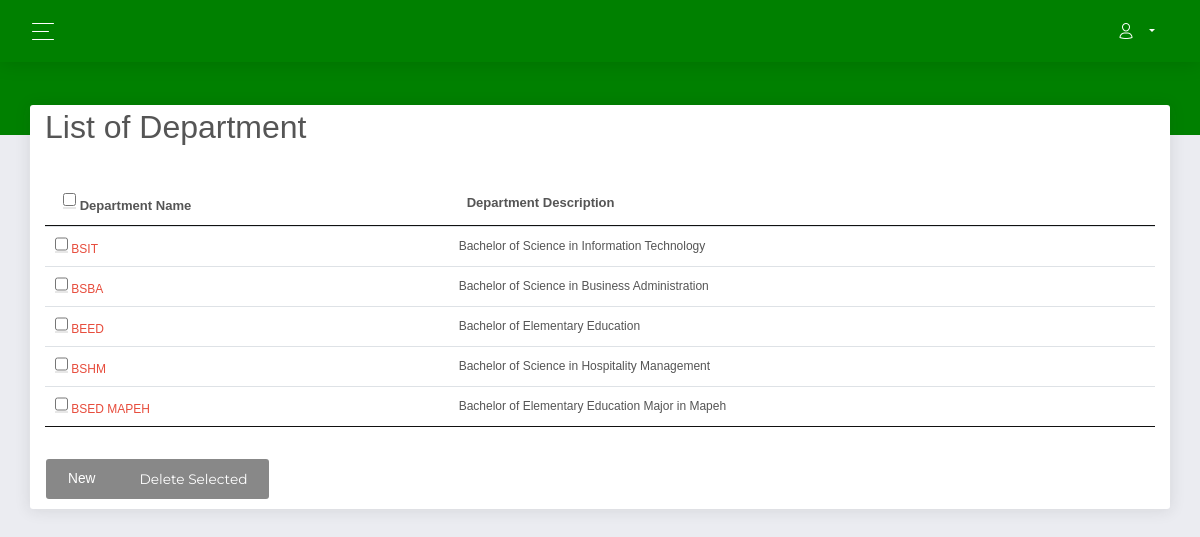
Page /admin/modules/department/index.php (signed in) on the committed database.
### tables this page shows
CREATE TABLE `department` (
  `DEPT_ID` int(11) NOT NULL,
  `DEPARTMENT_NAME` varchar(30) NOT NULL,
  `DEPARTMENT_DESC` varchar(50) NOT NULL
);

### admin/modules/department/index.php (called while the page is built, shortened)
<?php
require_once '../../theme/templates.php';
?>

### includes/database.php (called while the page is built, shortened)
<?php
class Database {
	var $sql_string = '';
	private $conn;
	public function open_connection() {
		$this->conn = mysqli_connect(DB_SERVER,DB_USER,DB_PASS,DB_NAME);
	}
	function setQuery($sql='') {
		$this->sql_string=$sql;
	}
	function executeQuery() {
		$result = mysqli_query($this->conn,$this->sql_string);
		return $result;
	}
	private function confirm_query($result) {
		return $result;
	}
	function loadResultList( $key='' ) {
		$cur = $this->executeQuery();
		$array = array();
		while ($row = mysqli_fetch_object( $cur )) {
			if ($key) {
				$array[$row->$key] = $row;
			} else {
				$array[] = $row;
			}
		}
		return $array;
	}
}
$mydb = new Database();
?>

### includes/department.php (called while the page is built, shortened)
<?php
require_once(LIB_PATH.DS.'database.php');
class Dept{
	protected static $tbl_name = "department";
	function listOfDept(){
			global $mydb;
			$mydb->setQuery("SELECT *
							FROM  ".self::$tbl_name);
			$cur = $mydb->loadResultList();
			return $cur;
	}
}
?>

### admin/modules/department/list.php (the view, shortened to what this page needs)
		<div class="well">
			    <form action="controller.php?action=delete" Method="POST">
					<caption><h3 align="left">List of Department</h3></caption>
				<table id="example" class="table table-hover">
				  <thead>
				  	<tr>
				  		<th> <input type="checkbox" name="chkall" id="chkall" onclick="return checkall('selector[]');"> Department Name</th>
				  		<th>Department Description</th>
				  	</tr>
				  </thead>
				  <tbody>
				  	<?php
				  		$dept = new Dept();
						$cur = $dept->listOfDept();
						foreach ($cur as $Department) {
				  		echo '<tr>';
				  		echo '<td><input type="checkbox" name="selector[]" id="selector[]" value="'.$Department->DEPT_ID. '"/>
				  				<a href="index.php?view=edit&id='.$Department->DEPT_ID.'">' . $Department->DEPARTMENT_NAME.'</a></td>';
				  		echo '<td colspan="3">'. $Department->DEPARTMENT_DESC.'</td>';
				  		echo '</tr>';
				  	}
				  	?>
				  </tbody>
				  <tfoot>
				  	<tr><td></td><td></td></tr>
				  </tfoot>
				</table>
				<?php
				if($_SESSION['ACCOUNT_TYPE']=='Administrator'){
						echo '
				<div class="btn-group">
				  <a href="index.php?view=add" class="btn btn-default"><span class="glyphicon glyphicon-plus-sign"></span> New</a>
				  <button type="submit" class="btn btn-default" name="delete"><span class="glyphicon glyphicon-trash"></span> Delete Selected</button>
				</div>';
			}
			?>
				</form>
	  	</div>
</div>

### admin/theme/templates.php (style rules this page uses)
table { font-size: 9px; }
table tr td { font-size: 12px; }

### rows in the picture
department: DEPARTMENT_NAME "BSIT", DEPARTMENT_DESC "Bachelor of Science in Information Technology"
department: DEPARTMENT_NAME "BSBA", DEPARTMENT_DESC "Bachelor of Science in Business Administration"
department: DEPARTMENT_NAME "BEED", DEPARTMENT_DESC "Bachelor of Elementary Education"
department: DEPARTMENT_NAME "BSHM", DEPARTMENT_DESC "Bachelor of Science in Hospitality Management"
department: DEPARTMENT_NAME "BSED MAPEH", DEPARTMENT_DESC "Bachelor of Elementary Education Major in Mapeh"
